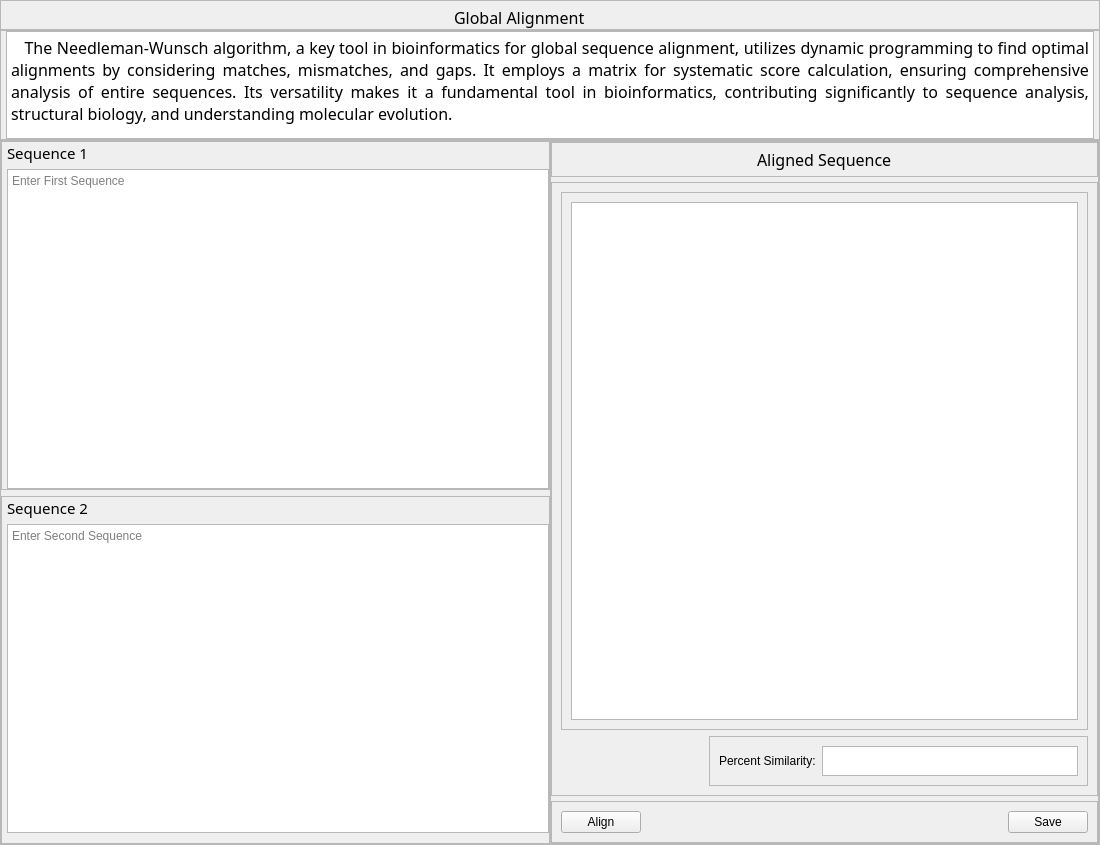
<?xml version="1.0" encoding="UTF-8"?>
<ui version="4.0">
 <class>Form</class>
 <widget class="QWidget" name="Form">
  <property name="geometry">
   <rect>
    <x>0</x>
    <y>0</y>
    <width>1100</width>
    <height>845</height>
   </rect>
  </property>
  <property name="windowTitle">
   <string>Form</string>
  </property>
  <layout class="QVBoxLayout" name="verticalLayout_3">
   <property name="spacing">
    <number>0</number>
   </property>
   <property name="leftMargin">
    <number>0</number>
   </property>
   <property name="topMargin">
    <number>0</number>
   </property>
   <property name="rightMargin">
    <number>0</number>
   </property>
   <property name="bottomMargin">
    <number>0</number>
   </property>
   <item>
    <widget class="QFrame" name="title">
     <property name="maximumSize">
      <size>
       <width>16777215</width>
       <height>16777210</height>
      </size>
     </property>
     <property name="frameShape">
      <enum>QFrame::StyledPanel</enum>
     </property>
     <property name="frameShadow">
      <enum>QFrame::Raised</enum>
     </property>
     <layout class="QGridLayout" name="gridLayout_4">
      <property name="leftMargin">
       <number>0</number>
      </property>
      <property name="topMargin">
       <number>5</number>
      </property>
      <property name="rightMargin">
       <number>10</number>
      </property>
      <property name="bottomMargin">
       <number>0</number>
      </property>
      <property name="spacing">
       <number>0</number>
      </property>
      <item row="0" column="1" alignment="Qt::AlignHCenter">
       <widget class="QLabel" name="label">
        <property name="font">
         <font>
          <family>Noto Sans</family>
          <pointsize>12</pointsize>
         </font>
        </property>
        <property name="text">
         <string>Global Alignment</string>
        </property>
       </widget>
      </item>
      <item row="0" column="2">
       <widget class="QLabel" name="label_6">
        <property name="maximumSize">
         <size>
          <width>50</width>
          <height>50</height>
         </size>
        </property>
        <property name="text">
         <string/>
        </property>
        <property name="pixmap">
         <pixmap resource="../../static/resources_rc.qrc">:/images/images/bases2.png</pixmap>
        </property>
        <property name="scaledContents">
         <bool>true</bool>
        </property>
       </widget>
      </item>
     </layout>
    </widget>
   </item>
   <item>
    <widget class="QFrame" name="des">
     <property name="maximumSize">
      <size>
       <width>16777215</width>
       <height>110</height>
      </size>
     </property>
     <property name="frameShape">
      <enum>QFrame::StyledPanel</enum>
     </property>
     <property name="frameShadow">
      <enum>QFrame::Raised</enum>
     </property>
     <layout class="QVBoxLayout" name="verticalLayout">
      <property name="spacing">
       <number>0</number>
      </property>
      <property name="leftMargin">
       <number>5</number>
      </property>
      <property name="topMargin">
       <number>0</number>
      </property>
      <property name="rightMargin">
       <number>5</number>
      </property>
      <property name="bottomMargin">
       <number>0</number>
      </property>
      <item>
       <widget class="QTextBrowser" name="textBrowser">
        <property name="maximumSize">
         <size>
          <width>16777215</width>
          <height>130</height>
         </size>
        </property>
        <property name="font">
         <font>
          <family>Noto Sans</family>
          <pointsize>12</pointsize>
         </font>
        </property>
        <property name="html">
         <string>&lt;!DOCTYPE HTML PUBLIC &quot;-//W3C//DTD HTML 4.0//EN&quot; &quot;http://www.w3.org/TR/REC-html40/strict.dtd&quot;&gt;
&lt;html&gt;&lt;head&gt;&lt;meta name=&quot;qrichtext&quot; content=&quot;1&quot; /&gt;&lt;style type=&quot;text/css&quot;&gt;
p, li { white-space: pre-wrap; }
&lt;/style&gt;&lt;/head&gt;&lt;body style=&quot; font-family:'Noto Sans'; font-size:12pt; font-weight:400; font-style:normal;&quot;&gt;
&lt;p align=&quot;justify&quot; style=&quot; margin-top:0px; margin-bottom:0px; margin-left:0px; margin-right:0px; -qt-block-indent:0; text-indent:0px;&quot;&gt;&lt;span style=&quot; font-family:'PMingLiU';&quot;&gt;   The Needleman-Wunsch algorithm, a key tool in bioinformatics for global sequence alignment, utilizes dynamic programming to find optimal alignments by considering matches, mismatches, and gaps. It employs a matrix for systematic score calculation, ensuring comprehensive analysis of entire sequences. Its versatility makes it a fundamental tool in bioinformatics, contributing significantly to sequence analysis, structural biology, and understanding molecular evolution.&lt;/span&gt;&lt;/p&gt;&lt;/body&gt;&lt;/html&gt;</string>
        </property>
       </widget>
      </item>
     </layout>
    </widget>
   </item>
   <item>
    <widget class="QFrame" name="frame_3">
     <property name="sizePolicy">
      <sizepolicy hsizetype="Expanding" vsizetype="Expanding">
       <horstretch>0</horstretch>
       <verstretch>0</verstretch>
      </sizepolicy>
     </property>
     <property name="frameShape">
      <enum>QFrame::StyledPanel</enum>
     </property>
     <property name="frameShadow">
      <enum>QFrame::Raised</enum>
     </property>
     <layout class="QGridLayout" name="gridLayout">
      <property name="leftMargin">
       <number>0</number>
      </property>
      <property name="topMargin">
       <number>0</number>
      </property>
      <property name="rightMargin">
       <number>0</number>
      </property>
      <property name="bottomMargin">
       <number>0</number>
      </property>
      <property name="horizontalSpacing">
       <number>0</number>
      </property>
      <item row="1" column="0">
       <widget class="QFrame" name="seq2_frame">
        <property name="frameShape">
         <enum>QFrame::StyledPanel</enum>
        </property>
        <property name="frameShadow">
         <enum>QFrame::Raised</enum>
        </property>
        <layout class="QVBoxLayout" name="verticalLayout_7">
         <property name="spacing">
          <number>5</number>
         </property>
         <property name="leftMargin">
          <number>5</number>
         </property>
         <property name="topMargin">
          <number>0</number>
         </property>
         <property name="rightMargin">
          <number>0</number>
         </property>
         <property name="bottomMargin">
          <number>10</number>
         </property>
         <item>
          <widget class="QLabel" name="label_3">
           <property name="font">
            <font>
             <family>Noto Sans</family>
             <pointsize>11</pointsize>
            </font>
           </property>
           <property name="text">
            <string>Sequence 2</string>
           </property>
          </widget>
         </item>
         <item>
          <widget class="QTextEdit" name="textEdit_2">
           <property name="placeholderText">
            <string>Enter Second Sequence</string>
           </property>
          </widget>
         </item>
        </layout>
       </widget>
      </item>
      <item row="0" column="0">
       <widget class="QFrame" name="seq1_frame">
        <property name="frameShape">
         <enum>QFrame::StyledPanel</enum>
        </property>
        <property name="frameShadow">
         <enum>QFrame::Raised</enum>
        </property>
        <layout class="QVBoxLayout" name="verticalLayout_6">
         <property name="spacing">
          <number>5</number>
         </property>
         <property name="leftMargin">
          <number>5</number>
         </property>
         <property name="topMargin">
          <number>0</number>
         </property>
         <property name="rightMargin">
          <number>0</number>
         </property>
         <property name="bottomMargin">
          <number>0</number>
         </property>
         <item>
          <widget class="QLabel" name="label_2">
           <property name="font">
            <font>
             <family>Noto Sans</family>
             <pointsize>11</pointsize>
            </font>
           </property>
           <property name="text">
            <string>Sequence 1</string>
           </property>
          </widget>
         </item>
         <item>
          <widget class="QTextEdit" name="textEdit">
           <property name="placeholderText">
            <string>Enter First Sequence</string>
           </property>
          </widget>
         </item>
        </layout>
       </widget>
      </item>
      <item row="0" column="1" rowspan="2">
       <widget class="QFrame" name="align_frame">
        <property name="sizePolicy">
         <sizepolicy hsizetype="Preferred" vsizetype="Expanding">
          <horstretch>0</horstretch>
          <verstretch>0</verstretch>
         </sizepolicy>
        </property>
        <property name="frameShape">
         <enum>QFrame::StyledPanel</enum>
        </property>
        <property name="frameShadow">
         <enum>QFrame::Raised</enum>
        </property>
        <layout class="QVBoxLayout" name="verticalLayout_5">
         <property name="spacing">
          <number>5</number>
         </property>
         <property name="leftMargin">
          <number>0</number>
         </property>
         <property name="topMargin">
          <number>0</number>
         </property>
         <property name="rightMargin">
          <number>0</number>
         </property>
         <property name="bottomMargin">
          <number>0</number>
         </property>
         <item>
          <widget class="QFrame" name="frame_8">
           <property name="font">
            <font>
             <family>Noto Sans</family>
             <pointsize>12</pointsize>
            </font>
           </property>
           <property name="frameShape">
            <enum>QFrame::StyledPanel</enum>
           </property>
           <property name="frameShadow">
            <enum>QFrame::Raised</enum>
           </property>
           <layout class="QVBoxLayout" name="verticalLayout_4">
            <property name="topMargin">
             <number>5</number>
            </property>
            <property name="bottomMargin">
             <number>5</number>
            </property>
            <item alignment="Qt::AlignHCenter">
             <widget class="QLabel" name="label_4">
              <property name="text">
               <string>Aligned Sequence</string>
              </property>
             </widget>
            </item>
           </layout>
          </widget>
         </item>
         <item>
          <widget class="QFrame" name="frame_9">
           <property name="sizePolicy">
            <sizepolicy hsizetype="Preferred" vsizetype="Expanding">
             <horstretch>0</horstretch>
             <verstretch>0</verstretch>
            </sizepolicy>
           </property>
           <property name="frameShape">
            <enum>QFrame::StyledPanel</enum>
           </property>
           <property name="frameShadow">
            <enum>QFrame::Raised</enum>
           </property>
           <layout class="QVBoxLayout" name="verticalLayout_8">
            <item>
             <widget class="QFrame" name="frame_11">
              <property name="sizePolicy">
               <sizepolicy hsizetype="Preferred" vsizetype="Expanding">
                <horstretch>0</horstretch>
                <verstretch>0</verstretch>
               </sizepolicy>
              </property>
              <property name="frameShape">
               <enum>QFrame::StyledPanel</enum>
              </property>
              <property name="frameShadow">
               <enum>QFrame::Raised</enum>
              </property>
              <layout class="QGridLayout" name="gridLayout_2">
               <item row="0" column="0">
                <widget class="QTextBrowser" name="textBrowser_2"/>
               </item>
              </layout>
             </widget>
            </item>
            <item alignment="Qt::AlignRight|Qt::AlignBottom">
             <widget class="QFrame" name="frame_10">
              <property name="maximumSize">
               <size>
                <width>16777215</width>
                <height>50</height>
               </size>
              </property>
              <property name="frameShape">
               <enum>QFrame::StyledPanel</enum>
              </property>
              <property name="frameShadow">
               <enum>QFrame::Raised</enum>
              </property>
              <layout class="QGridLayout" name="gridLayout_3">
               <item row="0" column="0">
                <widget class="QLabel" name="label_5">
                 <property name="text">
                  <string>Percent Similarity:</string>
                 </property>
                </widget>
               </item>
               <item row="0" column="1">
                <widget class="QTextBrowser" name="textBrowser_3">
                 <property name="verticalScrollBarPolicy">
                  <enum>Qt::ScrollBarAlwaysOff</enum>
                 </property>
                </widget>
               </item>
              </layout>
             </widget>
            </item>
           </layout>
          </widget>
         </item>
         <item>
          <widget class="QFrame" name="start_save_btns">
           <property name="frameShape">
            <enum>QFrame::StyledPanel</enum>
           </property>
           <property name="frameShadow">
            <enum>QFrame::Raised</enum>
           </property>
           <layout class="QHBoxLayout" name="horizontalLayout">
            <item>
             <widget class="QPushButton" name="pushButton">
              <property name="text">
               <string>Align</string>
              </property>
              <property name="icon">
               <iconset resource="../../static/resources_rc.qrc">
                <normaloff>:/icons/icons/play-circle.svg</normaloff>:/icons/icons/play-circle.svg</iconset>
              </property>
             </widget>
            </item>
            <item>
             <spacer name="horizontalSpacer">
              <property name="orientation">
               <enum>Qt::Horizontal</enum>
              </property>
              <property name="sizeHint" stdset="0">
               <size>
                <width>228</width>
                <height>20</height>
               </size>
              </property>
             </spacer>
            </item>
            <item>
             <widget class="QPushButton" name="pushButton_2">
              <property name="text">
               <string>Save</string>
              </property>
              <property name="icon">
               <iconset resource="../../static/resources_rc.qrc">
                <normaloff>:/icons/icons/save.svg</normaloff>:/icons/icons/save.svg</iconset>
              </property>
             </widget>
            </item>
           </layout>
          </widget>
         </item>
        </layout>
       </widget>
      </item>
     </layout>
    </widget>
   </item>
  </layout>
 </widget>
 <resources>
  <include location="../../static/resources_rc.qrc"/>
 </resources>
 <connections/>
</ui>
